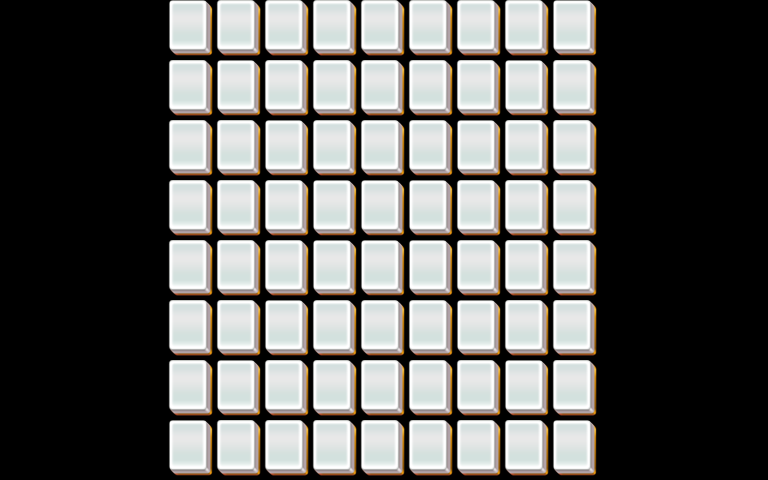

Tiled map render using the project's own tile images. Description and the map definition, with tile-layer contents summarised, below:
An orthogonal 32x16 tile map with 24x30 px tiles, 5 tile layers (layer1, layer2, layer3, layer4, ...).

<map version="1.0" orientation="orthogonal" width="32" height="16" tilewidth="24" tileheight="30">
 <properties>
  <property name="species" value="20" />
 </properties>
 <tileset firstgid="1" name="mahjong" tilewidth="48" tileheight="60">
  <image source="mahjong.png" width="48" height="60" />
 </tileset>
 <layer name="layer1" width="32" height="16">
  <data>[512 cells, 72 non-empty, 1 distinct tile ids]</data>
 </layer>
 <layer name="layer2" width="32" height="16">
  <data>[512 cells, 54 non-empty, 1 distinct tile ids]</data>
 </layer>
 <layer name="layer3" width="32" height="16">
  <data>[512 cells, 44 non-empty, 1 distinct tile ids]</data>
 </layer>
 <layer name="layer4" width="32" height="16">
  <data>[512 cells, 26 non-empty, 1 distinct tile ids]</data>
 </layer>
 <layer name="layer5" width="32" height="16">
  <data>[512 cells, 0 non-empty, 0 distinct tile ids]</data>
 </layer>
</map>
